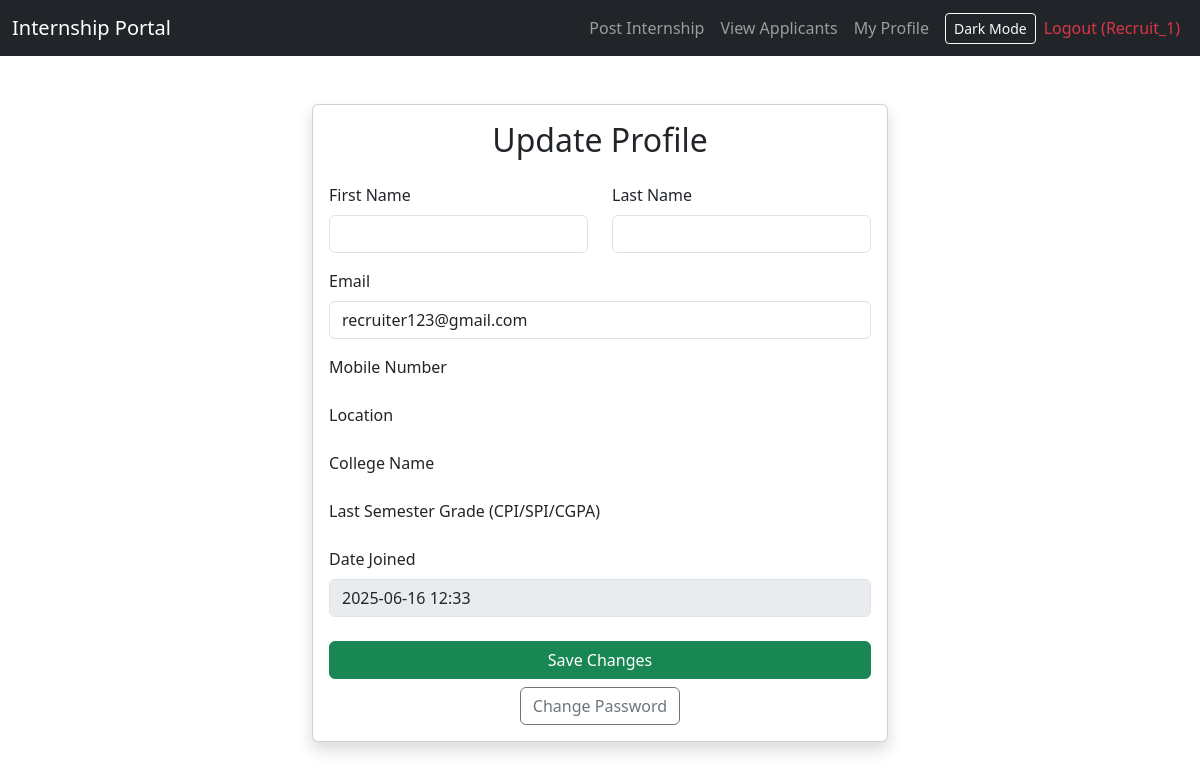
The page /accounts/profile/ (signed in) on the database its author committed.
### accounts/models.py (models this page shows, shortened)
class User(AbstractUser):
    ROLE_CHOICES = (
        ('students', 'Students'),
        ('recruiter', 'Recruiter'),
    )
    role = models.CharField(max_length = 20, choices=ROLE_CHOICES)
    first_name = models.CharField(max_length=100, default='')
    last_name = models.CharField(max_length=100, default='')
    location = models.CharField(max_length=100, blank=False)
    college_name = models.CharField(max_length=255, blank=False)
    mobile_number = models.CharField(max_length=15, blank=False)
    last_semester_grade = models.CharField(max_length=10, blank=False)

### accounts/views.py (the view)
# urls.py: path('profile/', views.profile_view, name='profile'),
@login_required
def profile_view(request):
    user = request.user
    if user.role == 'students':
        form_class = ProfileUpdateForm
        redirect_url = 'internship_list'
    elif user.role == 'recruiter':
        form_class = RecruiterUpdateForm
        redirect_url = 'recruiter_dashboard'
    else:
        return redirect('logout')
    if request.method == 'POST':
        form = form_class(request.POST, instance=user)
        if form.is_valid():
            form.save()
            messages.success(request, 'Profile updated successfully.')
            return redirect(redirect_url)
    else:
        form = form_class(instance=user)
    return render(request, 'accounts/profile.html', {
        'form': form,
        'user': user  # needed to show date_joined in template
    })

### accounts/forms.py
class RecruiterUpdateForm(forms.ModelForm):
    date_joined = forms.DateTimeField(
        label='Date Joined',
        widget=forms.TextInput(attrs={'readonly': 'readonly'})
    )
    class Meta:
        model = User
        fields = ['first_name', 'last_name', 'email', 'date_joined']
    def __init__(self, *args, **kwargs):
        super().__init__(*args, **kwargs)
        self.fields['first_name'].required = True
        self.fields['last_name'].required = True
        self.fields['email'].required = True

### accounts/templates/accounts/profile.html (shortened to what this page needs)
{% extends 'base.html' %}
{% load widget_tweaks %}
{% block content %}
<div class="container mt-5" style="max-width: 600px;">
    <div class="card shadow">
        <div class="card-body">
            <h2 class="text-center mb-4">Update Profile</h2>
            <form method="post">
                <div class="row mb-3">
                    <div class="col">
                        <label for="id_first_name" class="form-label">First Name</label>
                        {{ form.first_name|add_class:"form-control" }}
                    </div>
                    <div class="col">
                        <label for="id_last_name" class="form-label">Last Name</label>
                        {{ form.last_name|add_class:"form-control" }}
                    </div>
                </div>
                <div class="mb-3">
                    <label for="id_email" class="form-label">Email</label>
                    {{ form.email|add_class:"form-control" }}
                </div>
                <div class="mb-3">
                    <label for="id_mobile_number" class="form-label">Mobile Number</label>
                </div>
                <div class="mb-3">
                    <label for="id_location" class="form-label">Location</label>
                </div>
                <div class="mb-3">
                    <label for="id_college_name" class="form-label">College Name</label>
                </div>
                <div class="mb-3">
                    <label for="id_last_semester_grade" class="form-label">Last Semester Grade (CPI/SPI/CGPA)</label>
                </div>
                <div class="mb-4">
                    <label class="form-label">Date Joined</label>
                    <input type="text" value="{{ user.date_joined|date:"Y-m-d H:i" }}" class="form-control" disabled>
                </div>
                <div class="d-grid mb-2">
                    <button type="submit" class="btn btn-success">Save Changes</button>
                </div>
                <div class="text-center">
                    <a href="{% url 'password_change' %}" class="btn btn-outline-secondary">Change Password</a>
                </div>
            </form>
        </div>
    </div>
</div>
{% endblock %}

### accounts/templates/base.html (shortened to what this page needs)
<!DOCTYPE html>
<html lang="en">
<head>
    <link href="https://cdn.jsdelivr.net/npm/bootstrap@5.3.0/dist/css/bootstrap.min.css" rel="stylesheet">
</head>
<body>
<nav class="navbar navbar-expand-lg navbar-dark bg-dark">
    <div class="container-fluid">
        <a class="navbar-brand" href="#">Internship Portal</a>
        <div class="collapse navbar-collapse" id="navbarNav">
            <ul class="navbar-nav ms-auto d-flex align-items-center">
                {% if user.is_authenticated %}
                    {% if user.role == 'students' %}
                        <li class="nav-item"><a class="nav-link" href="{% url 'internship_list' %}">Home</a></li>
                        <li class="nav-item"><a class="nav-link" href="{% url 'my_applications' %}">My Applications</a></li>
                        <li class="nav-item"><a class="nav-link" href="{% url 'profile' %}">My Profile</a></li>
                    {% elif user.role == 'recruiter' %}
                        <li class="nav-item"><a class="nav-link" href="{% url 'create_internship' %}">Post Internship</a></li>
                        <li class="nav-item"><a class="nav-link" href="{% url 'recruiter_applicants' %}">View Applicants</a></li>
                        <li class="nav-item"><a class="nav-link" href="{% url 'profile' %}">My Profile</a></li>
                    {% endif %}
                    <li class="nav-item">
                        <button class="btn btn-outline-light btn-sm ms-2" id="darkModeToggle">Dark Mode</button>
                    </li>
                    <li class="nav-item">
                        <a class="nav-link text-danger" href="{% url 'logout' %}">
                            Logout ({{ user.username }})
                        </a>
                    </li>
                {% else %}
                    <li class="nav-item">
                        <button class="btn btn-outline-light btn-sm ms-2" id="darkModeToggle">Dark Mode</button>
                    </li>
                    <li class="nav-item"><a class="nav-link" href="{% url 'login' %}">Login</a></li>
                    <li class="nav-item"><a class="nav-link" href="{% url 'register' %}">Register</a></li>
                {% endif %}
            </ul>
        </div>
    </div>
</nav>
<div class="container mt-4">
    {% block content %}{% endblock %}
</div>
</body>
</html>

### rows shown on the page
User: username "Recruit_1", email "recruiter123@gmail.com", date_joined "2025-06-16 12:33"
